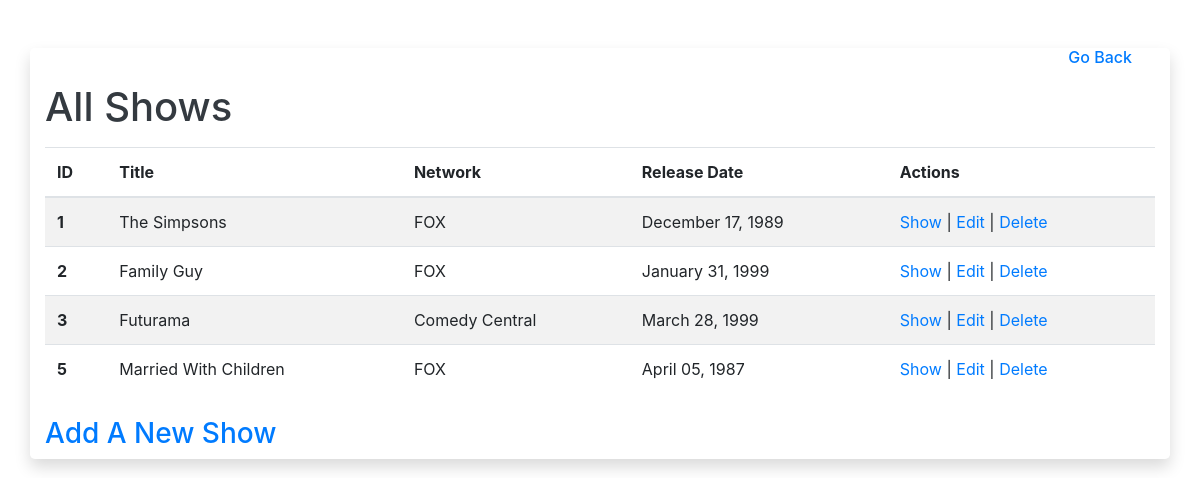
The page / on the database its author committed.
### SemiRestfulShows/models.py (models this page shows)
class Shows(models.Model):
    title = models.CharField(max_length=255)
    network = models.CharField(max_length=50)
    release_date = models.DateField()
    description = models.TextField()
    created_at = models.DateTimeField(auto_now_add=True)
    updated_at = models.DateTimeField(auto_now=True)
    objects = ShowValidation()

### SemiRestfulShows/views.py (the view)
# urls.py: path('', views.showlist, name = 'home'),
def showlist(request):
    context = {
        "showlist" : Shows.objects.all(),
        "pagetitle" : "All Shows",
    }
    return render(request, 'html/home.html', context)

### SemiRestfulShows/templates/html/home.html
{% extends "html/base.html" %}
{% block content %}
<div class="row align-items-start justify-content-start mb-2">
    <div class="col align-self-start">
        <h1>All Shows</h1>
    </div>
</div>
<div class="row align-items-start justify-content-start mb-2">
    <div class="col align-self-start">
        <table class="table table-striped">
            <thead>
                <tr>
                    <th scope="col">ID</th>
                    <th scope="col">Title</th>
                    <th scope="col">Network</th>
                    <th scope="col">Release Date</th>
                    <th scope="col">Actions</th>
                </tr>
            </thead>
            <tbody>
                {% for show in showlist %}
                <tr>
                <th scope="row">{{ show.id }}</th>
                <td>{{ show.title }}</td>
                <td>{{ show.network }}</td>
                <td>{{ show.release_date|date:"F d, Y"}}</td>
                <td><a href="{% url 'display_show' show.id %}">Show</a> | <a href="{% url 'editshow' show.id %}">Edit</a> | <a href="{% url 'destroyshow' show.id %}">Delete</a></td>
                {% endfor %}
            </tbody>
        </table>
    </div>
</div>
<div class="row align-items-start justify-content-start mb-2">
    <div class="col align-self-start">
        <h3><a href="{% url 'newshow' %}">Add A New Show</a></h3>
    </div>
</div>
{% endblock %}

### rows shown on the page
Shows: id "1", title "The Simpsons", network "FOX", release_date "December 17, 1989"
Shows: id "2", title "Family Guy", network "FOX", release_date "January 31, 1999"
Shows: id "3", title "Futurama", network "Comedy Central", release_date "March 28, 1999"
Shows: id "5", title "Married With Children", network "FOX", release_date "April 05, 1987"
